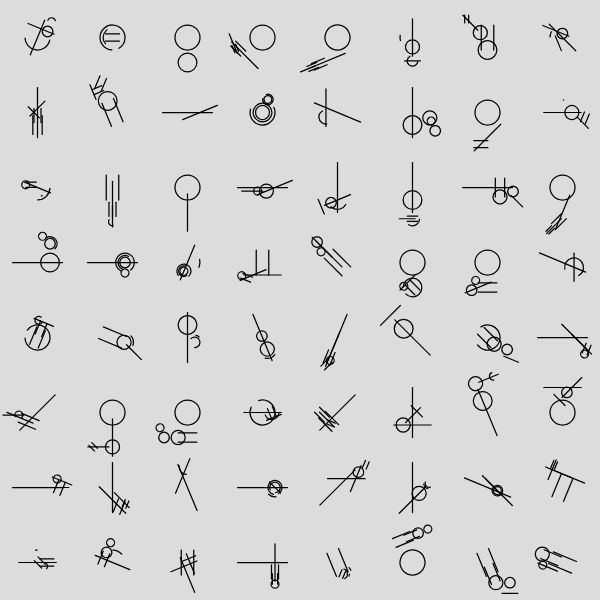
Frame 1 (no input)
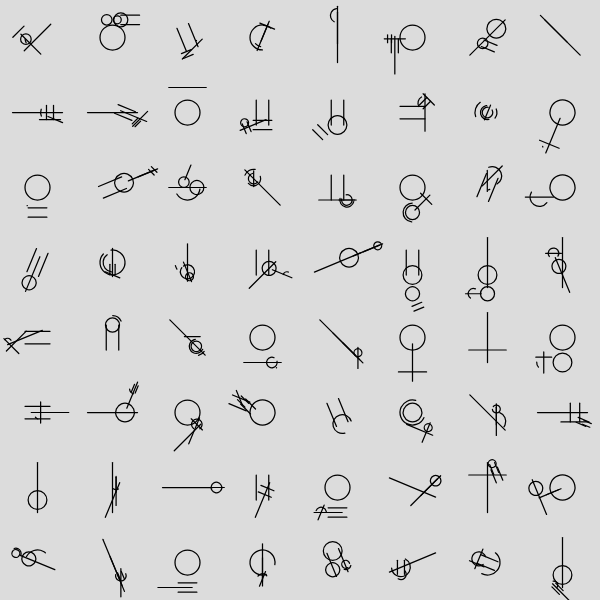
Frame 2 (the mouse pressed at the canvas centre, redrawn once)

The p5.js sketch that drew these frames (run headless with seeded random() and noise() and a simulated clock; the mouse was pressed at the canvas centre and the sketch redrawn once):

// p5.js sketch
// ── sketch.js
// homage to anders hoff, e.g.
// https://img.inconvergent.net/img/gen/20171231-111025.png

let gridSize = 8;

function drawLetter(weight, depth) {
  let opt = int(random(5));
  if (random() < 0.5) {
    rotate(PI*0.125 * int(random(16)));
  }
  if (opt == 0) {
    ellipse(0, 0, 20, 20);
    rotate(PI*0.5);
    translate(20, 0);
  }
  else if (opt == 1) {
    line(-20, 0, 20, 0);
    translate(10, 0);
  }
  else if (opt == 2) {
    line(0, -20, 0, 20);
    translate(0, 10);
  }
  else if (opt == 3) {
    arc(0, 0, 20, 20, random(TWO_PI), random(TWO_PI));
  }
  else {
    line(-5, -10, -5, 10);
    line(5, -10, 5, 10);
    translate(0, 10);
  }
  // always recurse on first call, then only at random and
  // if we're not already too deep
  if ((depth == 1) || (random() < 0.9 && depth < 5)) {
    scale(0.75);
    weight *= 1.33;
    strokeWeight(weight);
    // scale() affects strokeWeight, so to keep the
    // strokeWeight even, we need to pass the current
    // weight plus a multiplier in the recursion
    drawLetter(weight, depth+1);
  }
}

function setup() {
  createCanvas(600, 600);
}

function draw() {
  background(220);
  push();
  translate(width/(gridSize*2), height/(gridSize*2));
  for (let i = 0; i < gridSize; i++) {
    for (let j = 0; j < gridSize; j++) {
  		push();
  		translate(i * (width/gridSize), j * (height/gridSize));
      scale(1.25);
  		stroke(0);
  		noFill();
  		drawLetter(1, 1);
  		pop();		
    }
  }
  pop();
  noLoop();
}

function mousePressed() {
  draw();
}
